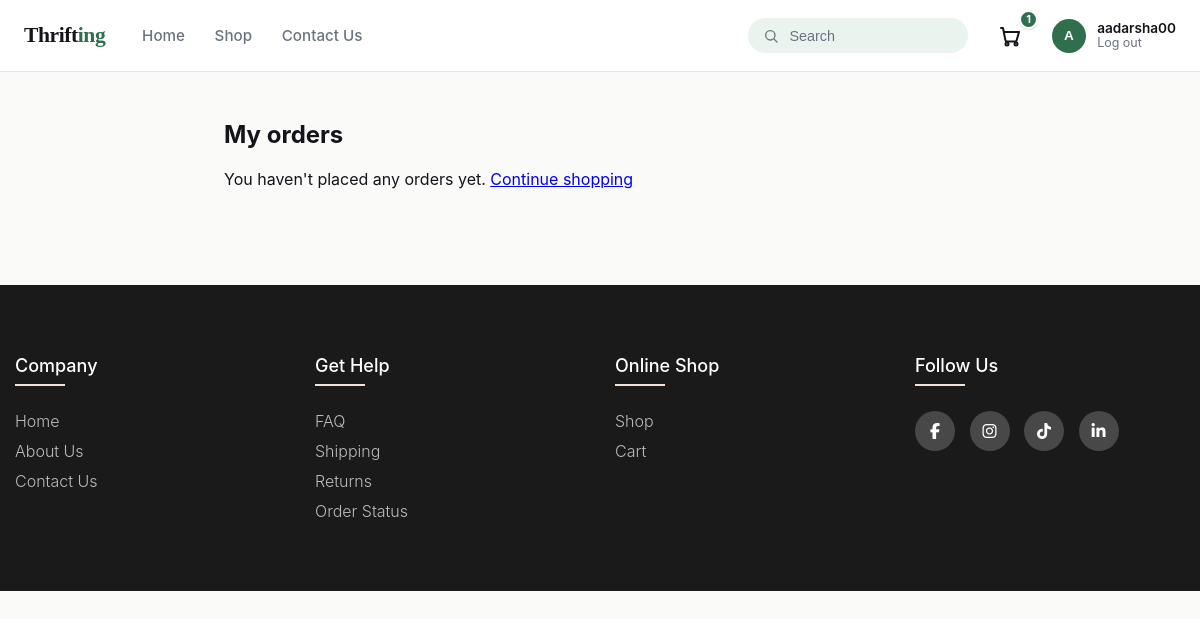
/orders/my-orders/ (signed in), run on an earlier commit of the app's database.
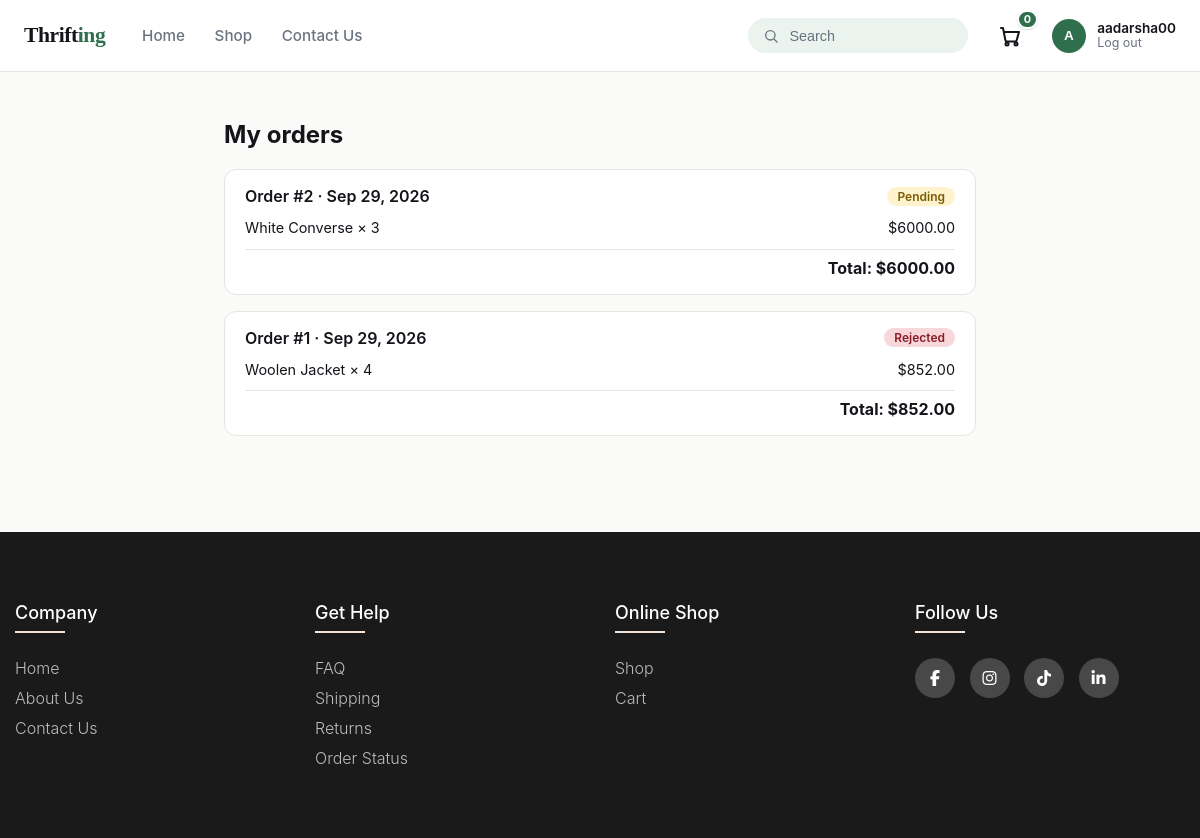
And on a later commit of the database.
### order_tracker/models.py (models this page shows, shortened)
class Order(models.Model):
    class Status(models.TextChoices):
        PENDING = 'pending', 'Pending'
        ACCEPTED = 'accepted', 'Accepted'
        REJECTED = 'rejected', 'Rejected'
    user = models.ForeignKey(User, on_delete=models.CASCADE, related_name='orders')
    name = models.CharField(max_length=25)
    phone_number = models.CharField(max_length=15, blank=True)
    status = models.CharField(max_length=10, choices=Status.choices, default=Status.PENDING)
    total_price = models.IntegerField(default=0)
    created_at = models.DateTimeField(auto_now_add=True)
    class Meta:
        ordering = ['-created_at']

class OrderItem(models.Model):
    order = models.ForeignKey(Order, on_delete=models.CASCADE, related_name='items')
    product = models.ForeignKey(Product, on_delete=models.SET_NULL, null=True, blank=True)
    product_name = models.CharField(max_length=50)
    quantity = models.PositiveIntegerField(default=1)
    price = models.IntegerField(default=0)
    @property
    def line_total(self):
        return self.price * self.quantity

### order_tracker/views.py (the view)
# urls.py: path('my-orders/', views.my_orders, name='my_orders'),
def my_orders(request):
    if not request.user.is_authenticated:
        return redirect('customer:login')
    orders = Order.objects.filter(user=request.user).prefetch_related('items')
    return render(request, 'order/order.html', {'orders': orders})

### cart/count_processor.py (called while the page is built)
def cart_count_processor(request):
    if request.user.is_authenticated:
        count = Cart.objects.filter(user=request.user).count()
    else:
        count = 0
    return{'cart_count' : count}

### order_tracker/templates/order/order.html (shortened to what this page needs)
{% extends 'store/navbar.html' %}
{% load static %}
{% block csslink %}
<link rel="stylesheet" href="{% static 'order/order.css' %}">
{% endblock %}
{% block body %}
<div class="orders-page">
  <h1>My orders</h1>
  {% for order in orders %}
  <div class="order-card">
    <div class="order-card-head">
      <span>Order #{{ order.id }} &middot; {{ order.created_at|date:"M d, Y" }}</span>
      <span class="order-status order-status-{{ order.status }}">{{ order.get_status_display }}</span>
    </div>
    <ul>
      {% for item in order.items.all %}
      <li>{{ item.product_name }} &times; {{ item.quantity }} <span>${{ item.line_total|floatformat:2 }}</span></li>
      {% endfor %}
    </ul>
    <div class="order-card-total">Total: ${{ order.total_price|floatformat:2 }}</div>
  </div>
  {% empty %}
  <p>You haven't placed any orders yet. <a href="{% url 'store:shop' %}">Continue shopping</a></p>
  {% endfor %}
</div>
{% endblock %}

### store/templates/store/navbar.html (shortened to what this page needs)
{%load static%}
<!doctype html>
<html lang="en">
<head>
  {%block csslink%}{%endblock%}
  <link rel="stylesheet" href="{%static 'store/footer.css'%}">
  <link rel="stylesheet" href="{%static 'store/navbar.css'%}">
  <link rel="stylesheet" href="https://cdnjs.cloudflare.com/ajax/libs/font-awesome/6.6.0/css/all.min.css" />
</head>
<body>
  <header class="navbar-head">
  <div class="bar">
    <div class="left-group">
      <a href="{% url 'store:home' %}" class="logo-mark">Thrift<span>ing</span></a>
      <nav class="links desktop-only" aria-label="Primary">
        <a href="{% url 'store:home' %}">Home</a>
        <a href="{% url 'store:shop' %}">Shop</a>
        <a href="{% url 'store:contact_us' %}">Contact Us</a>
      </nav>
    </div>
    <div class="right-group">
      <div class="search desktop-only" role="search">
        <svg width="16" height="16" viewBox="0 0 24 24" fill="none" stroke="currentColor" stroke-width="2" stroke-linecap="round"><circle cx="11" cy="11" r="7"/><line x1="21" y1="21" x2="16.65" y2="16.65"/></svg>
        <input type="text" placeholder="Search">
      </div>
      <a href="{% url 'cart:cart' %}" class="cart-link" aria-label="Cart">
        <svg width="24" height="24" viewBox="0 0 24 24" fill="none" stroke="currentColor" stroke-width="2" stroke-linecap="round" stroke-linejoin="round"><circle cx="9" cy="20" r="1.5"/><circle cx="18" cy="20" r="1.5"/><path d="M3 4h2l2.4 12.2a1.5 1.5 0 0 0 1.5 1.3h8.3a1.5 1.5 0 0 0 1.47-1.2L21 8H6"/></svg>
        <span class="cart-count" id="cartCount">{{cart_count}}</span>
      </a>
      <div class="user-block">
        {% if request.user.is_authenticated %}
        <button class="avatar" aria-label="Account">
          {{user.username.0|title}}
        </button>
        <div class="user-meta">
          <span class="user-name">{{user.username}}</span>
          <a class="logout-btn" href="{% url 'customer:logout' %}">Log out</a>
        </div>
        {% else %}
        <a class="login-btn" href="{% url 'customer:login' %}">Log in</a>
        {% endif %}
      </div>
    </div>
  </div>
</header>
{%block body%}{%endblock%}
<footer class="footer">
  <div class="container-fluid">
    <div class="footer-row">
      <div class="footer-col">
        <h4>Company</h4>
        <ul>
          <li><a href="{% url 'store:home' %}">home</a></li>
          <li><a href="#">About Us</a></li>
          <li><a href="#">Contact Us</a></li>
        </ul>
      </div>
      <div class="footer-col">
        <h4>Get Help</h4>
        <ul>
          <li><a href="#">FAQ</a></li>
          <li><a href="#">Shipping</a></li>
          <li><a href="#">Returns</a></li>
          <li><a href="{% url 'order_tracker:my_orders' %}">Order Status</a></li>
        </ul>
      </div>
      <div class="footer-col">
        <h4>Online Shop</h4>
        <ul>
          <li><a href="{% url 'store:shop' %}">Shop</a></li>
          <li><a href="{% url 'cart:cart' %}">Cart</a></li>
        </ul>
      </div>
      <div class="footer-col">
        <h4>Follow Us</h4>
        <div class="social-links">
          <a href="#"><i class="fab fa-facebook-f"></i></a>
          <a href="#"><i class="fab fa-instagram"></i></a>
          <a href="#"><i class="fab fa-tiktok"></i></a>
          <a href="#"><i class="fab fa-linkedin-in"></i></a>
        </div>
      </div>
    </div>
  </div>
</footer>
</body>
</html>

### order_tracker/static/order/order.css (style rules this page uses)
.orders-page { max-width: 800px; margin: 0 auto; padding: 2rem 1.5rem 5rem; }
.orders-page h1 { font-size: 1.5rem; margin-bottom: 1.25rem; }
.order-card { background: #fff; border: 1px solid #e7e5e0; border-radius: 12px; padding: 1rem 1.25rem; margin-bottom: 1rem; }
.order-card-head { display: flex; justify-content: space-between; align-items: center; font-weight: 600; margin-bottom: 0.5rem; }
.order-card ul { list-style: none; margin: 0; padding: 0; }
.order-card li { display: flex; justify-content: space-between; padding: 0.3rem 0; font-size: 0.9rem; }
.order-card-total { text-align: right; font-weight: 700; margin-top: 0.5rem; border-top: 1px solid #e7e5e0; padding-top: 0.5rem; }
.order-status { font-size: 0.75rem; padding: 2px 10px; border-radius: 999px; background: #fff3cd; color: #7a5b00; }
.order-status-rejected { background: #f8d7da; color: #8a1c26; }

### store/static/store/footer.css (style rules this page uses)
.footer, .footer *, .footer *::before, .footer *::after { box-sizing: border-box; margin: 0; padding: 0; }
.footer-row { display: flex; flex-wrap: wrap; }
.footer-col ul { list-style: none; }
.footer { background-color: var(--brand-dark, #1a1a1a); padding: 70px 0; }
.footer-col { width: 25%; padding: 0 15px; }
.footer-col h4 { font-size: 18px; color: #ffffff; text-transform: capitalize; margin-bottom: 35px; font-weight: 500; position: relative; }
.footer-col h4::before { content: ''; position: absolute; left: 0; bottom: -10px; background-color: var(--brand-cream); height: 2px; width: 50px; }
.footer-col ul li:not(:last-child) { margin-bottom: 10px; }
.footer-col ul li a { font-size: 16px; text-transform: capitalize; text-decoration: none; font-weight: 300; color: #bbbbbb; display: block; transition: all 0.3s ease; }
.footer-col .social-links a { display: inline-block; height: 40px; width: 40px; background-color: rgba(255, 255, 255, 0.2); margin: 0 10px 10px 0; text-align: center; line-height: 40px; border-radius: 50%; color: #ffffff; transition: all 0.3s ease; }

What changed in the data, as far as the page shows it:
added Order: id "2", created_at "Sep 29, 2026", status "Pending", total_price "6000.00"
added OrderItem: product_name "White Converse", quantity "3", line_total "6000.00", shown under "2"
added Order: id "1", created_at "Sep 29, 2026", status "Rejected", total_price "852.00"
added OrderItem: product_name "Woolen Jacket", quantity "4", line_total "852.00", shown under "1"
Also different on the page:
{{ cart_count }}: "1" → "0"
text no longer shown: "You haven't placed any orders yet. Continue shopping"
